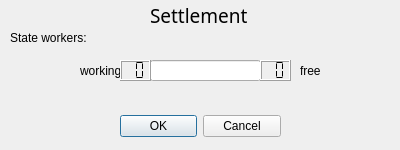
<?xml version="1.0" encoding="UTF-8"?>
<ui version="4.0">
 <class>SettlementFunc</class>
 <widget class="QDialog" name="SettlementFunc">
  <property name="geometry">
   <rect>
    <x>0</x>
    <y>0</y>
    <width>400</width>
    <height>150</height>
   </rect>
  </property>
  <property name="sizePolicy">
   <sizepolicy hsizetype="Fixed" vsizetype="Fixed">
    <horstretch>0</horstretch>
    <verstretch>0</verstretch>
   </sizepolicy>
  </property>
  <property name="minimumSize">
   <size>
    <width>400</width>
    <height>150</height>
   </size>
  </property>
  <property name="maximumSize">
   <size>
    <width>400</width>
    <height>150</height>
   </size>
  </property>
  <property name="windowTitle">
   <string>Dialog</string>
  </property>
  <widget class="QDialogButtonBox" name="buttonBox">
   <property name="geometry">
    <rect>
     <x>120</x>
     <y>110</y>
     <width>161</width>
     <height>32</height>
    </rect>
   </property>
   <property name="orientation">
    <enum>Qt::Horizontal</enum>
   </property>
   <property name="standardButtons">
    <set>QDialogButtonBox::Cancel|QDialogButtonBox::Ok</set>
   </property>
  </widget>
  <widget class="QLabel" name="label">
   <property name="geometry">
    <rect>
     <x>150</x>
     <y>0</y>
     <width>111</width>
     <height>31</height>
    </rect>
   </property>
   <property name="font">
    <font>
     <family>MV Boli</family>
     <pointsize>14</pointsize>
    </font>
   </property>
   <property name="text">
    <string>Settlement</string>
   </property>
  </widget>
  <widget class="QLabel" name="label_20">
   <property name="geometry">
    <rect>
     <x>10</x>
     <y>30</y>
     <width>81</width>
     <height>16</height>
    </rect>
   </property>
   <property name="text">
    <string>State workers:</string>
   </property>
  </widget>
  <widget class="QProgressBar" name="progressBar">
   <property name="geometry">
    <rect>
     <x>150</x>
     <y>60</y>
     <width>111</width>
     <height>21</height>
    </rect>
   </property>
   <property name="value">
    <number>0</number>
   </property>
   <property name="alignment">
    <set>Qt::AlignBottom|Qt::AlignLeading|Qt::AlignLeft</set>
   </property>
   <property name="textVisible">
    <bool>false</bool>
   </property>
   <property name="orientation">
    <enum>Qt::Horizontal</enum>
   </property>
   <property name="invertedAppearance">
    <bool>false</bool>
   </property>
   <property name="textDirection">
    <enum>QProgressBar::BottomToTop</enum>
   </property>
   <property name="format">
    <string notr="true">%p</string>
   </property>
  </widget>
  <widget class="QLabel" name="label_21">
   <property name="geometry">
    <rect>
     <x>300</x>
     <y>60</y>
     <width>41</width>
     <height>21</height>
    </rect>
   </property>
   <property name="text">
    <string>free</string>
   </property>
  </widget>
  <widget class="QLabel" name="label_22">
   <property name="geometry">
    <rect>
     <x>80</x>
     <y>60</y>
     <width>41</width>
     <height>21</height>
    </rect>
   </property>
   <property name="text">
    <string>working</string>
   </property>
  </widget>
  <widget class="QLCDNumber" name="lcdNumber_10">
   <property name="geometry">
    <rect>
     <x>260</x>
     <y>60</y>
     <width>31</width>
     <height>21</height>
    </rect>
   </property>
   <property name="smallDecimalPoint">
    <bool>false</bool>
   </property>
   <property name="numDigits">
    <number>2</number>
   </property>
   <property name="segmentStyle">
    <enum>QLCDNumber::Flat</enum>
   </property>
  </widget>
  <widget class="QLCDNumber" name="lcdNumber_11">
   <property name="geometry">
    <rect>
     <x>120</x>
     <y>60</y>
     <width>31</width>
     <height>21</height>
    </rect>
   </property>
   <property name="smallDecimalPoint">
    <bool>false</bool>
   </property>
   <property name="numDigits">
    <number>2</number>
   </property>
   <property name="segmentStyle">
    <enum>QLCDNumber::Flat</enum>
   </property>
  </widget>
 </widget>
 <resources/>
 <connections>
  <connection>
   <sender>buttonBox</sender>
   <signal>accepted()</signal>
   <receiver>SettlementFunc</receiver>
   <slot>accept()</slot>
   <hints>
    <hint type="sourcelabel">
     <x>248</x>
     <y>254</y>
    </hint>
    <hint type="destinationlabel">
     <x>157</x>
     <y>274</y>
    </hint>
   </hints>
  </connection>
  <connection>
   <sender>buttonBox</sender>
   <signal>rejected()</signal>
   <receiver>SettlementFunc</receiver>
   <slot>reject()</slot>
   <hints>
    <hint type="sourcelabel">
     <x>316</x>
     <y>260</y>
    </hint>
    <hint type="destinationlabel">
     <x>286</x>
     <y>274</y>
    </hint>
   </hints>
  </connection>
 </connections>
</ui>
